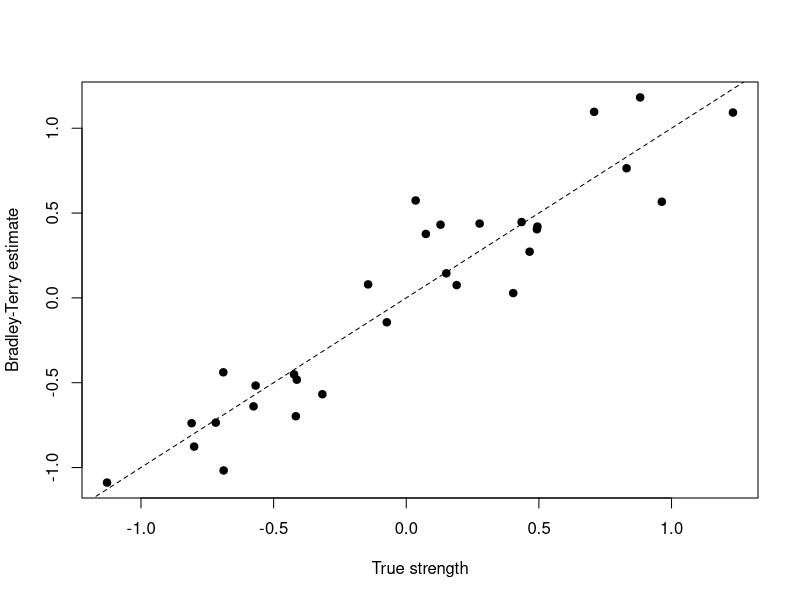

The R source for this figure:
# Bradley-Terry and Elo, simulated. Part 1: 30 agents with fixed strengths play a
# lopsided schedule; we fit Bradley-Terry with glm() and compare the estimates, and
# win percentage, with the truth. Part 2: the strengths drift over time; we run Elo at several step
# sizes K and ask which K predicts the next game best. Base R only; a few seconds.
# New for this course. The irw package's irw_simdata_comp() simulates part 1 too.
set.seed(86)
n_agents <- 30
n_games  <- 1200       # try 300, then 5000
h        <- 0.4        # home advantage, in logits

# ---- Part 1: fixed strengths ----
theta <- rnorm(n_agents, 0, 0.8)
theta <- theta - mean(theta)          # the model only sees differences; centre the truth
# A lopsided schedule: three divisions of 10, formed by strength, and a share
# `within` of each agent's games is against its own division.
within <- 0.8          # try 0.1 (close to a random schedule)
division <- ceiling(rank(theta) / 10)
home <- sample(n_agents, n_games, replace = TRUE)
away <- sapply(home, function(j) {
  pool <- if (runif(1) < within) which(division == division[j]) else which(division != division[j])
  sample(setdiff(pool, j), 1)
})
y <- rbinom(n_games, 1, plogis(h + theta[home] - theta[away]))

X <- matrix(0, n_games, n_agents)
X[cbind(seq_len(n_games), home)] <- 1
X[cbind(seq_len(n_games), away)] <- -1
m <- glm(y ~ X[, -1], family = binomial)     # agent 1 fixed at 0, then re-centred
est <- c(0, coef(m)[-1])
est <- est - mean(est)
round(c(home_advantage = unname(coef(m)[1]), correlation = cor(est, theta),
        rmse = sqrt(mean((est - theta)^2))), 3)
plot(theta, est, xlab = "True strength", ylab = "Bradley-Terry estimate", pch = 19)
abline(0, 1, lty = 2)

# Win percentage ignores who you played. How closely does it track the truth?
wins  <- tabulate(home[y == 1], n_agents) + tabulate(away[y == 0], n_agents)
games <- tabulate(home, n_agents) + tabulate(away, n_agents)
round(c(cor_winpct_truth = cor(wins / games, theta), cor_bt_truth = cor(est, theta)), 3)

# ---- Part 2: drifting strengths and Elo ----
# Each agent's strength takes a small random step after every round of games
# (drift_sd per round). Elo predicts each game before it is played, so its log
# likelihood is out of sample by construction.
drift_sd <- 0.05       # try 0, then 0.15
rounds <- 100
theta_t <- matrix(0, rounds, n_agents)
theta_t[1, ] <- rnorm(n_agents, 0, 0.8)
for (t in 2:rounds) theta_t[t, ] <- theta_t[t - 1, ] + rnorm(n_agents, 0, drift_sd)
games <- do.call(rbind, lapply(seq_len(rounds), function(t) {
  pairs <- matrix(sample(n_agents), ncol = 2)        # everyone plays once per round
  data.frame(round = t, a = pairs[, 1], b = pairs[, 2])
}))
games$y <- rbinom(nrow(games), 1,
                  plogis(h + theta_t[cbind(games$round, games$a)] - theta_t[cbind(games$round, games$b)]))

elo <- function(K) {
  r <- rep(0, n_agents)
  ll <- numeric(nrow(games))
  for (g in seq_len(nrow(games))) {
    a <- games$a[g]; b <- games$b[g]
    p <- plogis(h + r[a] - r[b])
    ll[g] <- games$y[g] * log(p) + (1 - games$y[g]) * log(1 - p)
    r[a] <- r[a] + K * (games$y[g] - p)
    r[b] <- r[b] - K * (games$y[g] - p)
  }
  mean(ll[games$round > 20])                         # skip a burn-in
}
Ks <- c(0.01, 0.03, 0.05, 0.1, 0.2, 0.4, 0.8)
round(setNames(sapply(Ks, elo), Ks), 4)              # mean log likelihood per game
